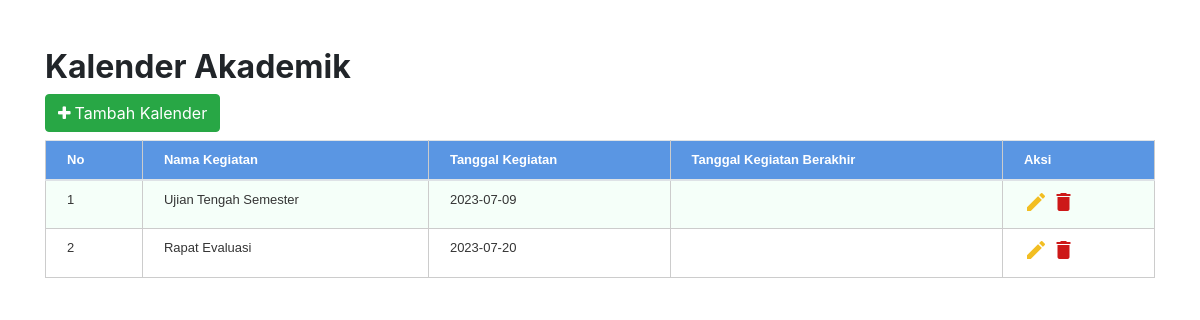
Page /admin/kalender.php on the committed database.
### tables this page shows
CREATE TABLE `tb_kalender` (
  `id_kalender` int(11) NOT NULL,
  `tanggal` date NOT NULL,
  `judul` varchar(100) NOT NULL
);

### admin/kalender.php (the view, shortened to what this page needs)
<!DOCTYPE html>
<html lang="en">
<head>
    <link rel="stylesheet" href="https://stackpath.bootstrapcdn.com/bootstrap/4.5.0/css/bootstrap.min.css">
    <link rel="stylesheet" href="https://maxcdn.bootstrapcdn.com/font-awesome/4.7.0/css/font-awesome.min.css">
    <link rel="stylesheet" href="css/style.css?v=2">
</head>
<body>
    <div class="content-wrapper">
        <div class="container-xl">
            <div class="table-responsive">
                <div class="table-wrapper mt-5">
                    <div class="table-title">
                        <div class="row">
                            <div class="col-sm-6 mb-2">
                                <h2><b>Kalender Akademik</b></h2>
                                <a href="admin.php?p=addkalender" class="btn btn-success" tabindex="-1" role="button" aria-disabled="true">
                                    <i class="fa fa-plus mr-1"></i>Tambah Kalender</a>
                            </div>
                        </div>
                    </div>
                    <?php
                    require_once "./../connections/connections.php";
                    $no = 0;
                    $query = "SELECT * FROM tb_kalender";
                    $result = mysqli_query($conn, $query);
                    if (mysqli_num_rows($result) > 0) {
                        echo '<table class="table table-striped table-hover">
                    <thead>
                    <tr>
                        <th>No</th>
                        <th>Nama Kegiatan</th>
                        <th>Tanggal Kegiatan</th>
                        <th>Tanggal Kegiatan Berakhir</th>
                        <th>Aksi</th>
                    </tr>
                </thead>';
                        while ($row = mysqli_fetch_assoc($result)) {
                            $no++;
                            echo '<tr>
                    <td>' . $no . '</td>
                    <td>' . $row['judul'] . '</td>
                    <td>' . $row['tanggal'] . '</td>
                    <td>' . $row['tanggal_berakhir'] . '</td>
                    <td>
                                    <a style="color: #F2BE22;" href="admin.php?p=editkalender&menu_upd=' . $row['id_kalender'] . '"" class="edit">
                                    <i class="material-icons" data-toggle="tooltip" title="Edit">&#xE254;</i></a>
                                    <a style="color: #CD1818;" href="deletekalender.php?menu_del=' . $row['id_kalender'] . '" class="delete">
                                    <i class="material-icons" data-toggle="tooltip" title="Hapus">&#xE872;</i></a>
                                </td>
                </tr>';
                        }
                        echo '</table>';
                    } else {
                        echo 'Tidak ada data.';
                    }
                    ?>
                </div>
            </div>
        </div>
    </div>
</body>
</html>

### admin/css/style.css (style rules this page uses)
table { margin: auto; font-family: "Arial"; font-size: 12px; }
.table { border-collapse: collapse; font-size: 13px; }
.table th, .table td { border-bottom: 1px solid #cccccc; border-left: 1px solid #cccccc; padding: 9px 21px; }
.table th, .table td:last-child { border-right: 1px solid #cccccc; }
.table td:first-child { border-top: 1px solid #cccccc; }
.table thead th { background-color: #5A96E3; color: #FFFFFF; }
.table tbody td { color: #353535; }
.table tbody tr:nth-child(odd) td { background-color: #f5fff9; }

### rows in the picture
tb_kalender: judul "Ujian Tengah Semester", tanggal "2023-07-09"
tb_kalender: judul "Rapat Evaluasi", tanggal "2023-07-20"
